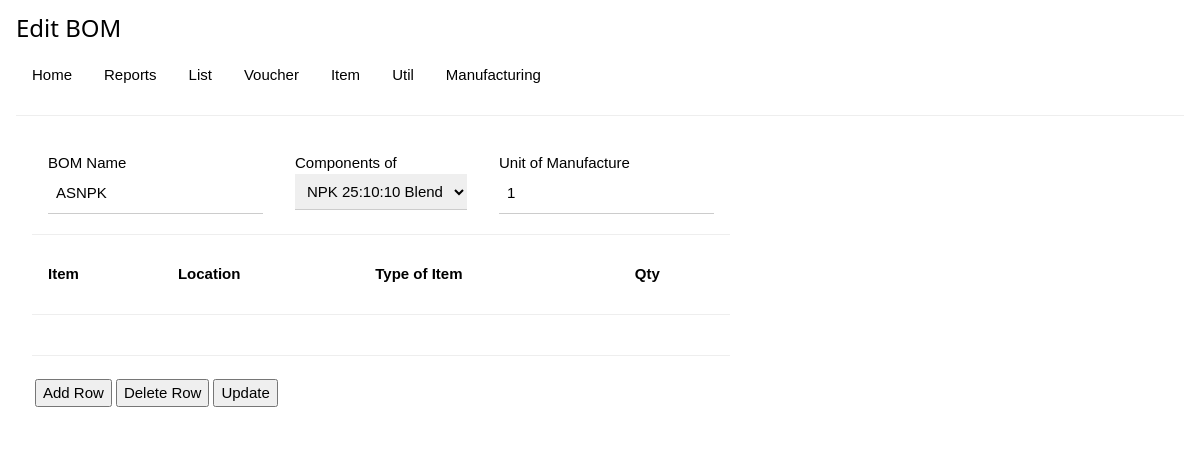
Page /app/bomedit.php?bedit=1 on the committed database.
### tables this page shows
CREATE TABLE `bom` (
  `bom_id` int(11) NOT NULL,
  `bom_name` varchar(25) DEFAULT NULL,
  `bom_fitem` varchar(25) DEFAULT NULL,
  `bom_uom` int(11) DEFAULT NULL
);

CREATE TABLE `products` (
  `i_id` int(11) NOT NULL,
  `u_id` int(11) NOT NULL,
  `icode` varchar(25) NOT NULL,
  `iname` varchar(25) NOT NULL,
  `icat` varchar(25) NOT NULL
);

### app/bomedit.php (the view, shortened to what this page needs)
<?php
require_once '../inc/db.php';
	if (isset($_GET['bedit'])) {
		$bedit = $_GET['bedit'];
		$bsql = 'SELECT * FROM bom as b
				 INNER JOIN products as p WHERE b.bom_fitem = p.i_id
		         AND b.bom_id = "'.$bedit.'"';
		$brs = mysqli_query($conn, $bsql);
		if(!$brs){
			die('Error in query: '. mysqli_error($conn));
		} else {
			while ($row = mysqli_fetch_array($brs, MYSQLI_ASSOC)) {
				$bdata['bomid']=$row['bom_id'];
				$bdata['bomname']=$row['bom_name'];
				$bdata['bomfitem']=$row['bom_fitem'];
				$bdata['bomuom']=$row['bom_uom'];
			}
		}
	}
	$fgsql = 'SELECT * FROM products WHERE icat="Semi-Finished Goods" OR icat="Finished Goods"  ORDER BY icode ASC';
	$fgrs = mysqli_query($conn, $fgsql);
?>
<!DOCTYPE html>
<html>
<head>
	<link rel="stylesheet" type="text/css" href="../lib/w3.css">
</head>
<body>
	<div class="w3-container">
		<h3>Edit BOM</h3>
		<?php require_once '../inc/nav.php'; ?>
	<div class="w3-panel w3-left ">
		<form action="invoicedb.php" method="post">
			<div class="w3-cell-row">
				<div class="w3-container w3-cell">
					<label>BOM Name</label>
					<input type="text" name="bomname" class="w3-input" autocomplete="off" value="<?php echo $bdata['bomname']; ?>" >
				</div>
				<div class="w3-container w3-cell">
					<label>Components of</label>
					<select name="fg" class="w3-input">
						<?php
						while ($row = mysqli_fetch_assoc($fgrs)) { ?>
						<option value="<?php echo $row["i_id"]; ?>"
						<?php if($bdata['bomfitem'] == $row["i_id"]){?>
						selected="selected"<?php } ?> ><?php echo $row["iname"]; ?>
					    </option>
					<?php } ?>
					</select>
				</div>
				<div class="w3-container w3-cell">
					<label>Unit of Manufacture</label>
					<input type="number" name="bomuom" class="w3-input" autocomplete="off" value="<?php echo $bdata['bomuom']; ?>" >
				</div>
			</div><hr>
		<table id="bomtbl" class="w3-table w3-striped">
				<tr>
					<th>Item</th>
					<th>Location</th>
					<th>Type of Item</th>
					<th>Qty</th>
				</tr>
			</table>
			<hr>
			<hr>
			<table>
				<tr>
					<td><input type="button" value="Add Row" onclick="addRow('bomtbl')" /></td>
					<td><input type="button" value="Delete Row" onclick="deleteRow('bomtbl')" /></td>
					<td><input type="submit" name="bupdate" value="Update" /></td>
				</tr>
			</table>
		</form>
	</div>
	</div>
</body>
</html>

### rows in the picture
bom: bomname "ASNPK", fg "NPK 25:10:10 Blend", bomuom "1"
